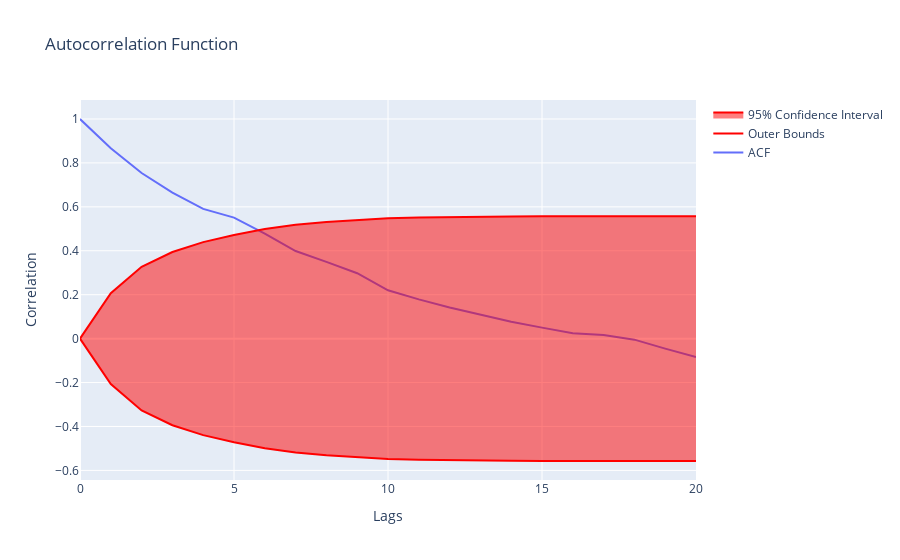
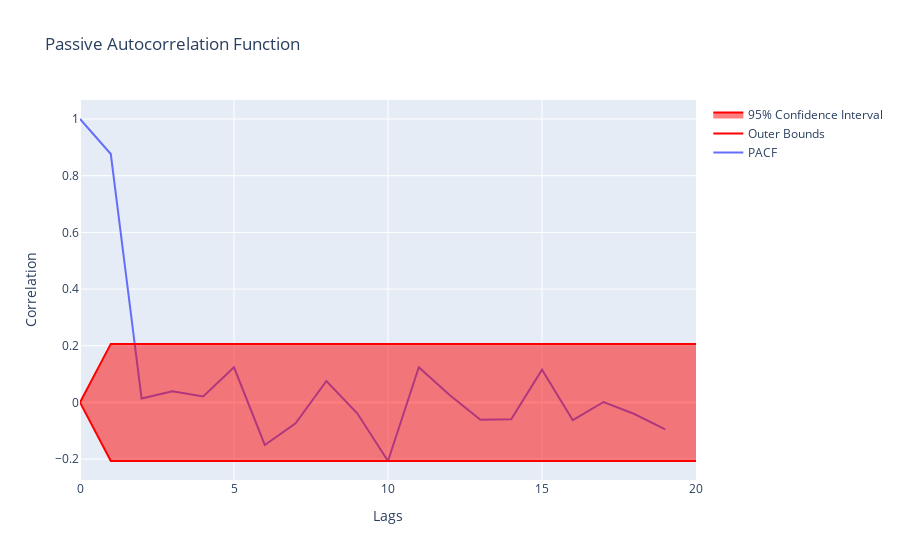

Write notebook code for charts like these, in order.
### Markdown cell above
### Lag 1 used to transform the data to stationary means that d=1 for ARIMA.

### Plot the autocorrelation (ACF) and partial autocorrelation (PACF)

### Code cell
nlags=20 # specify number of lags to plot

# Conduct the ACF
df_acf, confint = acf(df['Close'], nlags=nlags, alpha=0.05) # Use sm's acf
fig=go.Figure() # create figure
upper_bounds = df_acf-confint[:,0]
lower_bounds = df_acf-confint[:,1]

 # Plot ACF
fig.add_trace(go.Scatter(
    x=np.arange(nlags+1),
    y=df_acf, name='ACF'))
fig.update_layout(title='Autocorrelation Function',
    xaxis_title='Lags', yaxis_title='Correlation')
# Add upper and lower 95% confidence bounds
fig.add_trace(go.Line(
    x=np.arange(nlags+1),
    y=upper_bounds, line_color="#ff0000", name='Outer Bounds'))
fig.add_trace(go.Line(
    x=np.arange(nlags+1),
    y=lower_bounds, line_color="#ff0000", fill='tonexty', name='95% Confidence Interval'))
fig.show()

# Conduct the PACF
df_pacf, confint = pacf(df['Close'], nlags=nlags, alpha=0.05) # Use sm's acf
fig=go.Figure() # create figure
upper_bounds = df_pacf-confint[:,0]
lower_bounds = df_pacf-confint[:,1]

# Plot PACF
fig.add_trace(go.Scatter(
    x=np.arange(nlags),
    y=df_pacf, name='PACF'))
fig.update_layout(title='Passive Autocorrelation Function',
    xaxis_title='Lags', yaxis_title='Correlation')
# Add upper and lower 95% confidence bounds
fig.add_trace(go.Line(
    x=np.arange(nlags+1),
    y=upper_bounds, line_color="#ff0000", name='Outer Bounds'))
fig.add_trace(go.Line(
    x=np.arange(nlags+1),
    y=lower_bounds, line_color="#ff0000", fill='tonexty', name='95% Confidence Interval'))
fig.show()

### Figure 1 — Plotly figure (JSON) as saved in the notebook; plotly's stock layout.template omitted (floating-point values rounded to 4 significant figures)
{"data": [{"name": "ACF", "type": "scatter", "x": [0, 1, 2, 3, 4, 5, 6, 7, 8, 9, 10, 11, 12, 13, 14, 15, 16, 17, 18, 19, 20], "y": [1, 0.8667, 0.7542, 0.665, 0.5906, 0.5508, 0.4783, 0.3989, 0.3496, 0.2979, 0.2201, 0.1785, 0.1418, 0.1087, 0.07661, 0.05013, 0.02451, 0.01653, -0.004661, -0.04544, -0.08369]}, {"line": {"color": "#ff0000"}, "name": "Outer Bounds", "type": "scatter", "x": [0, 1, 2, 3, 4, 5, 6, 7, 8, 9, 10, 11, 12, 13, 14, 15, 16, 17, 18, 19, 20], "y": [0, 0.2066, 0.3268, 0.3942, 0.4395, 0.4721, 0.4988, 0.518, 0.5309, 0.5407, 0.5476, 0.5514, 0.5539, 0.5554, 0.5563, 0.5568, 0.557, 0.557, 0.557, 0.557, 0.5572]}, {"fill": "tonexty", "line": {"color": "#ff0000"}, "name": "95% Confidence Interval", "type": "scatter", "x": [0, 1, 2, 3, 4, 5, 6, 7, 8, 9, 10, 11, 12, 13, 14, 15, 16, 17, 18, 19, 20], "y": [0, -0.2066, -0.3268, -0.3942, -0.4395, -0.4721, -0.4988, -0.518, -0.5309, -0.5407, -0.5476, -0.5514, -0.5539, -0.5554, -0.5563, -0.5568, -0.557, -0.557, -0.557, -0.557, -0.5572]}], "layout": {"title": {"text": "Autocorrelation Function"}, "xaxis": {"title": {"text": "Lags"}}, "yaxis": {"title": {"text": "Correlation"}}}}

### Figure 2 — Plotly figure (JSON) as saved in the notebook; plotly's stock layout.template omitted (floating-point values rounded to 4 significant figures)
{"data": [{"name": "PACF", "type": "scatter", "x": [0, 1, 2, 3, 4, 5, 6, 7, 8, 9, 10, 11, 12, 13, 14, 15, 16, 17, 18, 19], "y": [1, 0.8765, 0.01382, 0.03915, 0.02126, 0.124, -0.15, -0.07361, 0.07579, -0.03823, -0.2065, 0.1242, 0.02654, -0.06105, -0.05946, 0.1156, -0.06263, 0.001588, -0.04087, -0.09477, -0.1386]}, {"line": {"color": "#ff0000"}, "name": "Outer Bounds", "type": "scatter", "x": [0, 1, 2, 3, 4, 5, 6, 7, 8, 9, 10, 11, 12, 13, 14, 15, 16, 17, 18, 19, 20], "y": [0, 0.2066, 0.2066, 0.2066, 0.2066, 0.2066, 0.2066, 0.2066, 0.2066, 0.2066, 0.2066, 0.2066, 0.2066, 0.2066, 0.2066, 0.2066, 0.2066, 0.2066, 0.2066, 0.2066, 0.2066]}, {"fill": "tonexty", "line": {"color": "#ff0000"}, "name": "95% Confidence Interval", "type": "scatter", "x": [0, 1, 2, 3, 4, 5, 6, 7, 8, 9, 10, 11, 12, 13, 14, 15, 16, 17, 18, 19, 20], "y": [0, -0.2066, -0.2066, -0.2066, -0.2066, -0.2066, -0.2066, -0.2066, -0.2066, -0.2066, -0.2066, -0.2066, -0.2066, -0.2066, -0.2066, -0.2066, -0.2066, -0.2066, -0.2066, -0.2066, -0.2066]}], "layout": {"title": {"text": "Passive Autocorrelation Function"}, "xaxis": {"title": {"text": "Lags"}}, "yaxis": {"title": {"text": "Correlation"}}}}
